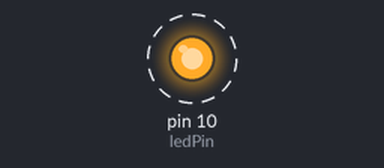
Recording of a sketch running on a simulated Arduino Uno, built with avr-gcc and run on an emulated ATmega328P. On the bench: output pins drawn as LEDs (lit = HIGH). Dashed ring = blinking.

Above: at 0.02 s.
Timing chart, 0 to 3.0 s (numbered marks = the images above):
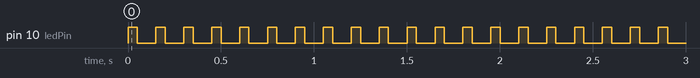

Measured:
- by itself, pin 10 (ledPin): alternates HIGH for 0.05 s and LOW for 0.10 s

The sketch:

sketch_jul13b.ino
```cpp
const int ledPin = 10;
const int ledPin2 = 8;
const int ledPin3 = 7;

void setup() {
  pinMode(ledPin, OUTPUT);
}

void loop() {
  digitalWrite(ledPin, HIGH);   // Turn LED on
  digitalWrite(ledPin2, LOW);   // Turn LED on
  digitalWrite(ledPin3, LOW);   // Turn LED on
  delay(50);                  // Wait 1 second
  digitalWrite(ledPin, LOW);   // Turn LED on
  digitalWrite(ledPin2, HIGH);   // Turn LED on
  digitalWrite(ledPin3, LOW);   // Turn LED on
  delay(50);
  digitalWrite(ledPin, LOW);   // Turn LED on
  digitalWrite(ledPin2, LOW);   // Turn LED on
  digitalWrite(ledPin3, HIGH);   // Turn LED on
  delay(50);                  // Wait 1 second
}   
```
